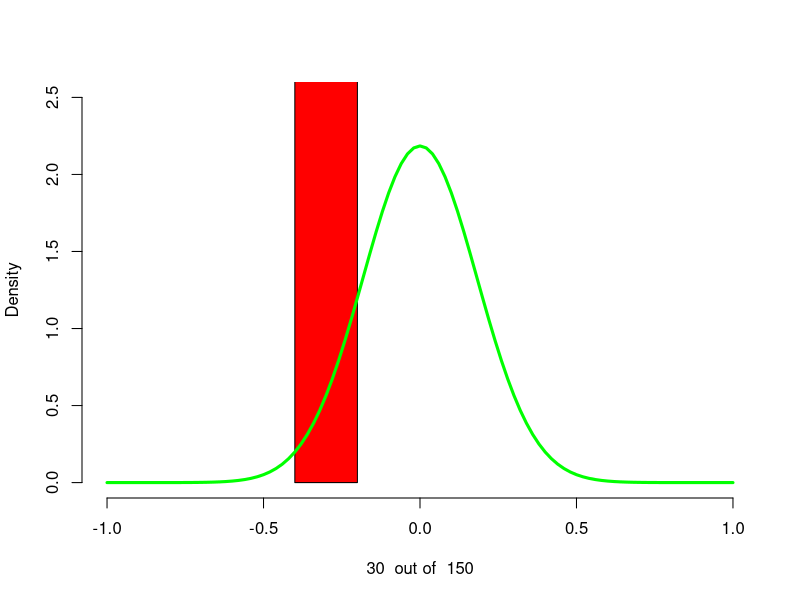
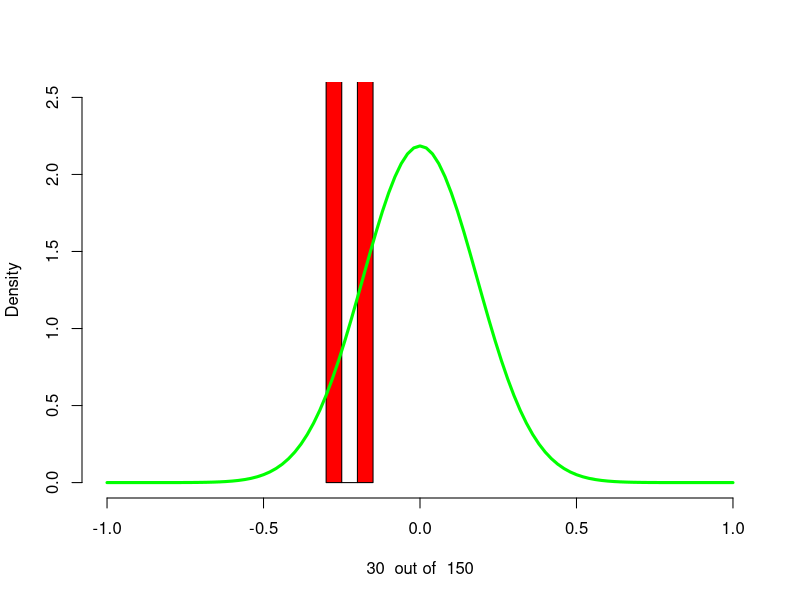
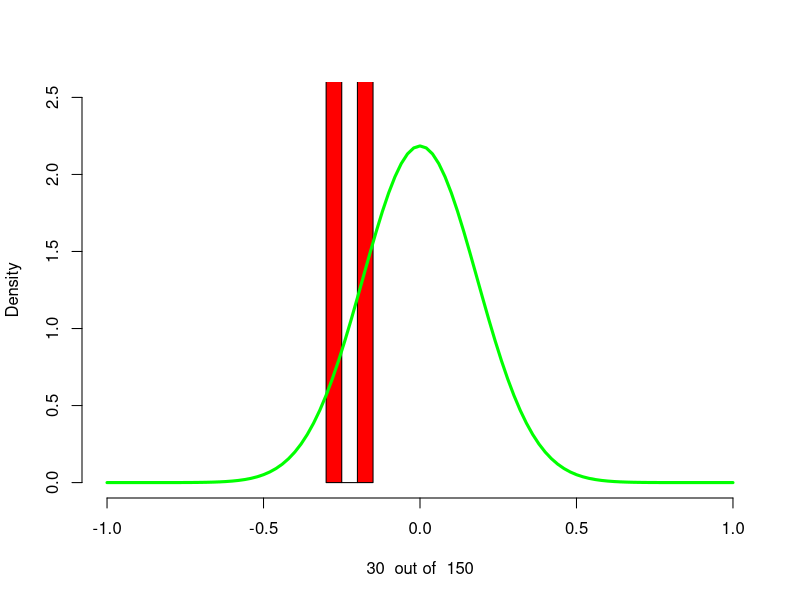
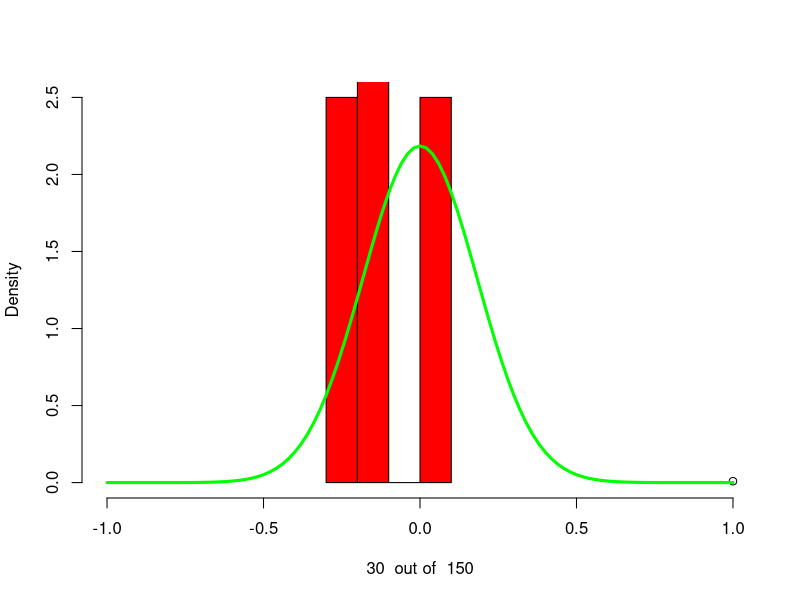
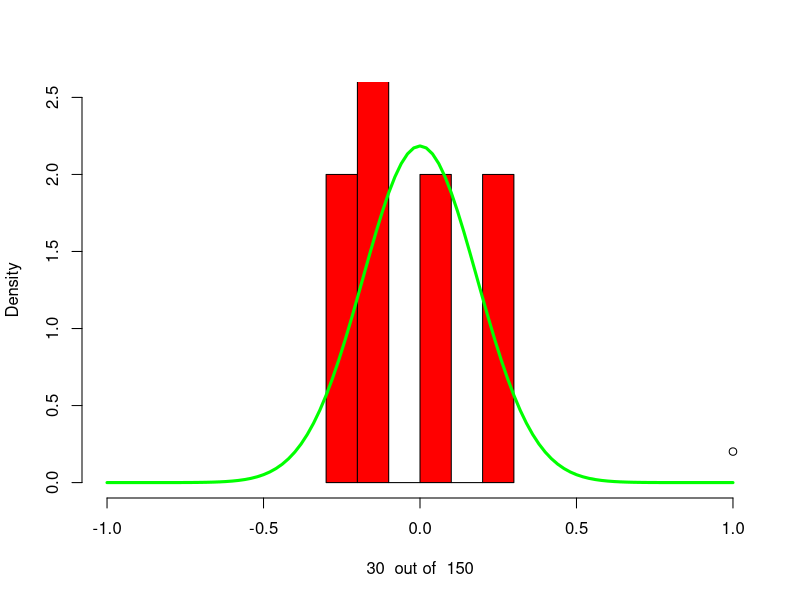
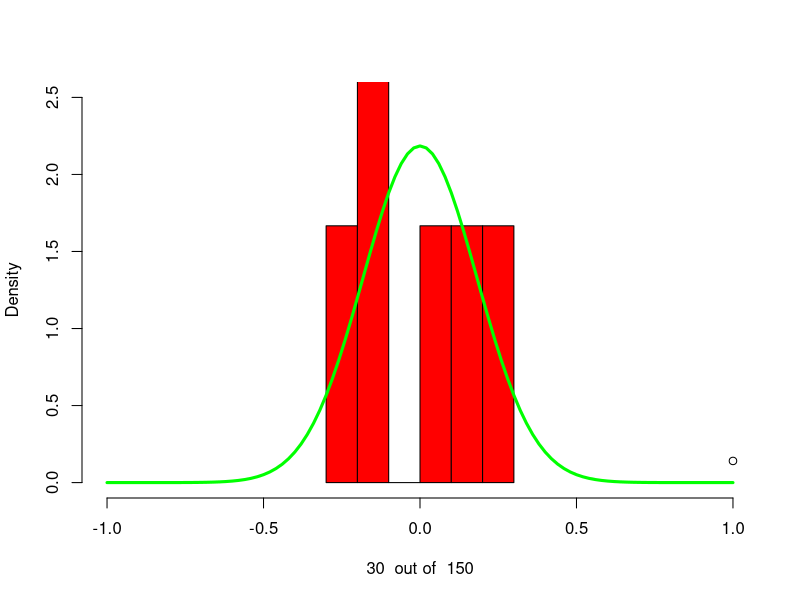
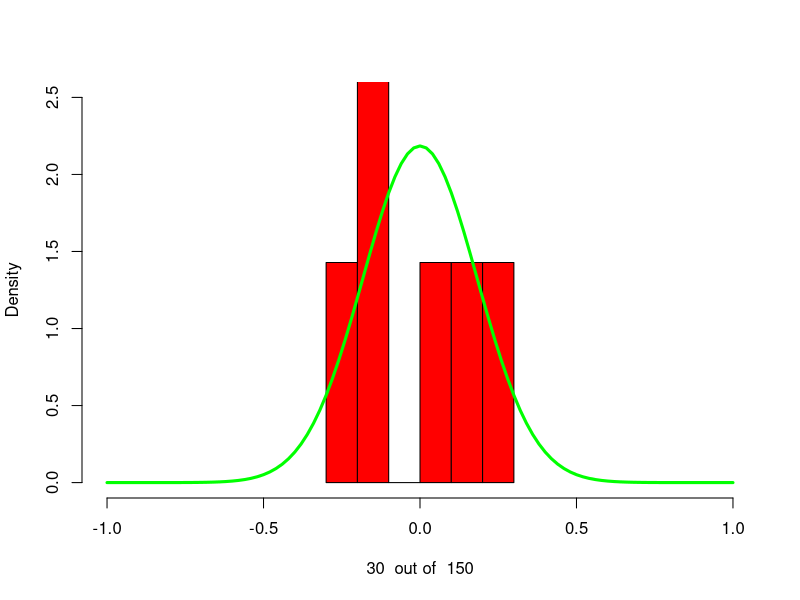
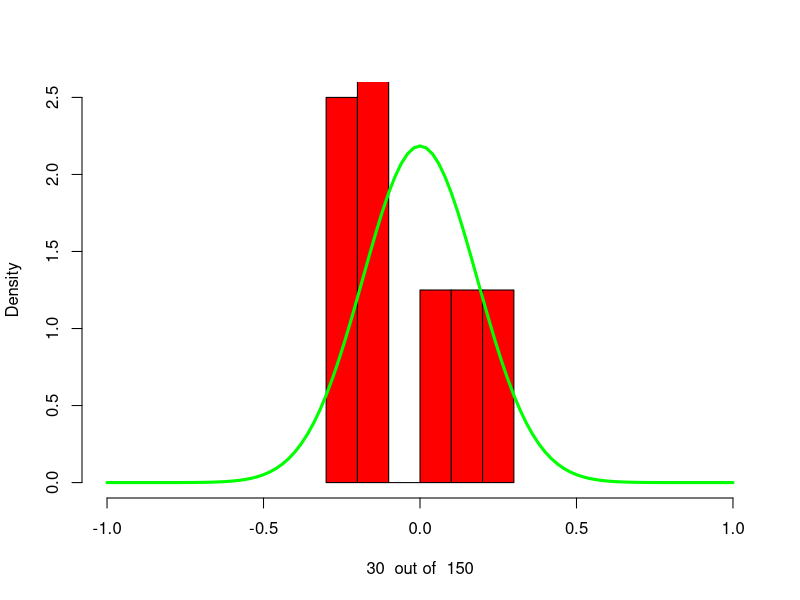

Write R code to recreate these figures, in order.
#q8a
rm=(list=ls())
clt <- function(type, samsize, samn){
  means <- new.env()
  for(i in 1:samn){
    if(type=='normal'){
      vals <- rnorm(samsize)
      xl=c(-1,1)
      yl=c(0,2.5)
    }
    else if(type=='uniform'){
      vals <- runif(samsize)
      xl=c(0,1)
      yl=c(0,8)
    }
    else if(type=='exponential'){
      vals <- rexp(samsize)
      xl=c(0.4,1.6)
      yl=c(0,2.5)
    }
    else if(type=='binomial'){
      vals <- rbinom(samsize, size=1, prob=0.5)
      xl=c(0,1)
      yl=c(0,5)
    }
    else if(type=='poisson'){
      vals <- rpois(samsize, lambda=1)
      xl=c(0.4,1.6)
      yl=c(0,2.5)
    }
    else if(type=='geometric'){
      vals <- rgeom(samsize, prob=0.5)
      xl=c(0,2)
      yl=c(0,2)
    }

    means$mean <- c(means$mean,mean(vals))
    means$var <- c(means$var, var(vals))
    mac <- paste(samsize," out of ", samn)
    hist(means$mean,probability=TRUE, col='red', xlim=xl, ylim=yl, xlab=mac, main='')
    points(mean(vals),col='black')
    if(type=='normal') { curve(dnorm(x,0,1/sqrt(samsize)), col='green', lwd=3, add=TRUE) }
    else { 
      curve(dnorm(x,mean(vals),sd(vals)/sqrt(samsize)), col='green', lwd=3, add=TRUE)
    }
  }
  
  abline(v=mean(means$mean), col='yellow', lwd=3)
  result<-paste(type, "- mean: ",mean(means$mean)," variance: ", mean(means$var))
  return(result)
}


norm <- clt('normal', 30, 150)
norm
unif <- clt('uniform', 30, 150)
unif
exp <- clt('exponential', 30, 150)
exp
binom <- clt('binomial', 30, 150)
binom
pois <- clt('poisson', 30, 150)
pois
geom <- clt('geometric', 30, 150)
geom



#q8b
rm=(list=ls())
sampling <- function(samsize, samn){
  means <- new.env()
  for(i in 1:samn){
    vals <- rnorm(samsize)
    means$mean <- c(means$mean,mean(vals))
    means$var <- c(means$var, var(vals))
    mac <- paste(samsize," out of ", samn)
    hist(means$mean,probability=TRUE, col='red', xlim=c(-2.5,2.5), ylim=c(0,3.5), xlab=mac, main='')
    points(mean(vals),col='black')
    curve(dnorm(x,0,1/sqrt(samsize)), col='green', lwd=3, add=TRUE)
    curve(dnorm(x,0,1), col='blue', lwd=3, add=TRUE)
  }
  
  abline(v=mean(means$mean), col='yellow', lwd=3)
  result<-paste("mean: ",mean(means$mean)," variance: ", mean(means$var))
  return(result)
}

abc<-sampling(30,150)
abc
def<-sampling(60,150)
def
ghi<-sampling(90,150)
ghi
jkl<-sampling(120,150)
jkl
